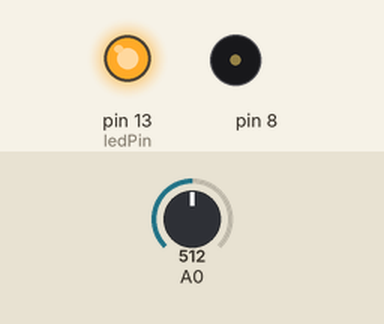
The sketch below on a simulated Arduino Uno, built with avr-gcc and run on an emulated ATmega328P. Shown: output pins drawn as LEDs (lit = HIGH), buzzer (waves = sounding). The test bench sets the inputs (shaded band); at power-on: A0 = 512.

Above: at 0.1 s.
At 5.1 s:
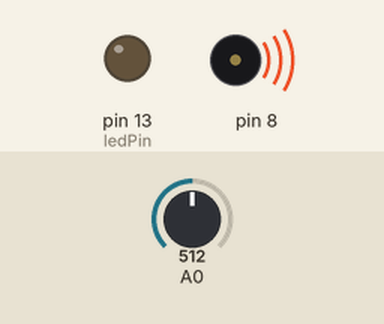
Timing chart, 0 to 6.6 s (numbered marks = the images above):
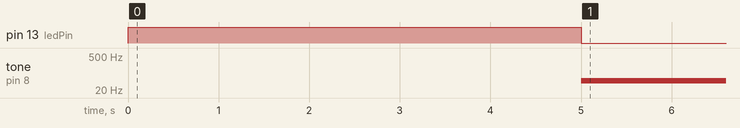

Measured:
- by itself, tone on pin 8: silent → 49 Hz at 5.0 s

The sketch:

script.ino
```cpp
int sensorValue;
int sensorLow = 1023;
int sensorHigh = 0;

const int ledPin = 13;
void setup(){
    //Start serial monitor
    Serial.begin(9600);

    //Calibration of the sensor
    pinMode(ledPin, OUTPUT);
    digitalWrite(ledPin, HIGH);
    while (millis() < 5000) {
        sensorValue = analogRead(A0);
        if (sensorValue > sensorHigh){
            sensorHigh = sensorValue;
        }
        if (sensorValue < sensorLow){
            sensorLow = sensorValue;
        }
    }
    //When the led goes off, calibration is done
    digitalWrite(ledPin, LOW);
}
void loop(){
    sensorValue = analogRead(A0);
    int pitch = map(sensorValue, sensorLow, sensorHigh, 50, 4000);

    tone(8, pitch, 20);
    delay(10);

}
```
